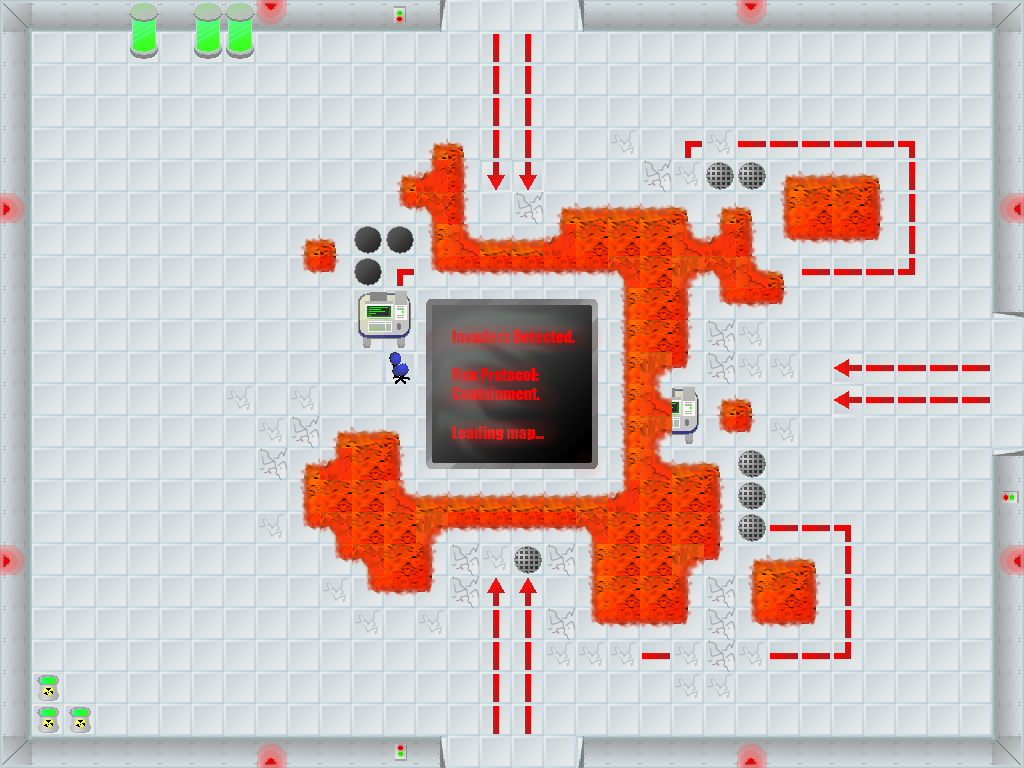

A level layout from a 2D game, rendered from its tile map. Below: a short description, then the map file with tile-grid data replaced by summaries:
An orthogonal 32x24 tile map with 32x32 px tiles, 1 tile layer (Tile Layer 1).

<map version="1.0" orientation="orthogonal" width="32" height="24" tilewidth="32" tileheight="32">
 <tileset firstgid="1" name="tilesheet" tilewidth="32" tileheight="32">
  <image source="tilesheet.png" />
  <tile id="0">
   <properties>
    <property name="impassable" value="1" />
   </properties>
  </tile>
  <tile id="1">
   <properties>
    <property name="impassable" value="1" />
   </properties>
  </tile>
  <tile id="2">
   <properties>
    <property name="impassable" value="1" />
   </properties>
  </tile>
  <tile id="3">
   <properties>
    <property name="impassable" value="1" />
   </properties>
  </tile>
  <tile id="4">
   <properties>
    <property name="impassable" value="1" />
   </properties>
  </tile>
  <tile id="5">
   <properties>
    <property name="impassable" value="1" />
   </properties>
  </tile>
  <tile id="6">
   <properties>
    <property name="impassable" value="1" />
   </properties>
  </tile>
  <tile id="7">
   <properties>
    <property name="impassable" value="1" />
   </properties>
  </tile>
  <tile id="8">
   <properties>
    <property name="impassable" value="1" />
   </properties>
  </tile>
  <tile id="9">
   <properties>
    <property name="impassable" value="1" />
   </properties>
  </tile>
  <tile id="10">
   <properties>
    <property name="impassable" value="1" />
   </properties>
  </tile>
  <tile id="11">
   <properties>
    <property name="impassable" value="1" />
   </properties>
  </tile>
  <tile id="12">
   <properties>
    <property name="impassable" value="1" />
   </properties>
  </tile>
  <tile id="13">
   <properties>
    <property name="impassable" value="1" />
   </properties>
  </tile>
  <tile id="14">
   <properties>
    <property name="impassable" value="1" />
   </properties>
  </tile>
  <tile id="15">
   <properties>
    <property name="impassable" value="1" />
   </properties>
  </tile>
  <tile id="16">
   <properties>
    <property name="impassable" value="1" />
   </properties>
  </tile>
  <tile id="17">
   <properties>
    <property name="impassable" value="1" />
   </properties>
  </tile>
  <tile id="18">
   <properties>
    <property name="impassable" value="1" />
   </properties>
  </tile>
  <tile id="19">
   <properties>
    <property name="impassable" value="1" />
   </properties>
  </tile>
  <tile id="20">
   <properties>
    <property name="impassable" value="1" />
   </properties>
  </tile>
  <tile id="21">
   <properties>
    <property name="impassable" value="1" />
   </properties>
  </tile>
  <tile id="22">
   <properties>
    <property name="impassable" value="1" />
   </properties>
  </tile>
  <tile id="23">
   <properties>
    <property name="impassable" value="1" />
   </properties>
  </tile>
  <tile id="24">
   <properties>
    <property name="impassable" value="1" />
   </properties>
  </tile>
  <tile id="25">
   <properties>
    <property name="impassable" value="1" />
   </properties>
  </tile>
  <tile id="26">
   <properties>
    <property name="impassable" value="1" />
   </properties>
  </tile>
  <tile id="27">
   <properties>
    <property name="impassable" value="1" />
   </properties>
  </tile>
  <tile id="30">
   <properties>
    <property name="impassable" value="1" />
   </properties>
  </tile>
  <tile id="31">
   <properties>
    <property name="impassable" value="1" />
   </properties>
  </tile>
  <tile id="32">
   <properties>
    <property name="impassable" value="1" />
   </properties>
  </tile>
  <tile id="33">
   <properties>
    <property name="impassable" value="1" />
   </properties>
  </tile>
  <tile id="34">
   <properties>
    <property name="impassable" value="1" />
   </properties>
  </tile>
  <tile id="35">
   <properties>
    <property name="impassable" value="1" />
   </properties>
  </tile>
  <tile id="36">
   <properties>
    <property name="impassable" value="1" />
   </properties>
  </tile>
  <tile id="37">
   <properties>
    <property name="impassable" value="1" />
   </properties>
  </tile>
  <tile id="38">
   <properties>
    <property name="impassable" value="1" />
   </properties>
  </tile>
  <tile id="41">
   <properties>
    <property name="damaging" value="1" />
   </properties>
  </tile>
  <tile id="42">
   <properties>
    <property name="damaging" value="1" />
   </properties>
  </tile>
  <tile id="43">
   <properties>
    <property name="damaging" value="1" />
   </properties>
  </tile>
  <tile id="49">
   <properties>
    <property name="impassable" value="1" />
   </properties>
  </tile>
  <tile id="52">
   <properties>
    <property name="damaging" value="1" />
   </properties>
  </tile>
  <tile id="53">
   <properties>
    <property name="damaging" value="1" />
   </properties>
  </tile>
  <tile id="54">
   <properties>
    <property name="damaging" value="1" />
   </properties>
  </tile>
  <tile id="63">
   <properties>
    <property name="damaging" value="1" />
   </properties>
  </tile>
  <tile id="64">
   <properties>
    <property name="damaging" value="1" />
   </properties>
  </tile>
  <tile id="65">
   <properties>
    <property name="damaging" value="1" />
   </properties>
  </tile>
  <tile id="67">
   <properties>
    <property name="impassable" value="1" />
   </properties>
  </tile>
  <tile id="74">
   <properties>
    <property name="damaging" value="" />
   </properties>
  </tile>
  <tile id="75">
   <properties>
    <property name="damaging" value="" />
   </properties>
  </tile>
  <tile id="76">
   <properties>
    <property name="damaging" value="" />
   </properties>
  </tile>
  <tile id="77">
   <properties>
    <property name="damaging" value="1" />
   </properties>
  </tile>
  <tile id="78">
   <properties>
    <property name="damaging" value="1" />
   </properties>
  </tile>
  <tile id="79">
   <properties>
    <property name="damaging" value="1" />
   </properties>
  </tile>
  <tile id="80">
   <properties>
    <property name="damaging" value="1" />
   </properties>
  </tile>
  <tile id="81">
   <properties>
    <property name="impassable" value="1" />
   </properties>
  </tile>
  <tile id="83">
   <properties>
    <property name="impassable" value="1" />
   </properties>
  </tile>
  <tile id="84">
   <properties>
    <property name="impassable" value="1" />
   </properties>
  </tile>
  <tile id="85">
   <properties>
    <property name="damaging" value="1" />
   </properties>
  </tile>
  <tile id="86">
   <properties>
    <property name="damaging" value="1" />
   </properties>
  </tile>
  <tile id="87">
   <properties>
    <property name="damaging" value="1" />
   </properties>
  </tile>
  <tile id="88">
   <properties>
    <property name="damaging" value="1" />
   </properties>
  </tile>
  <tile id="89">
   <properties>
    <property name="damaging" value="1" />
   </properties>
  </tile>
  <tile id="90">
   <properties>
    <property name="damaging" value="1" />
   </properties>
  </tile>
  <tile id="91">
   <properties>
    <property name="damaging" value="1" />
   </properties>
  </tile>
  <tile id="92">
   <properties>
    <property name="impassable" value="1" />
   </properties>
  </tile>
  <tile id="93">
   <properties>
    <property name="impassable" value="1" />
   </properties>
  </tile>
  <tile id="94">
   <properties>
    <property name="impassable" value="1" />
   </properties>
  </tile>
  <tile id="95">
   <properties>
    <property name="impassable" value="1" />
   </properties>
  </tile>
  <tile id="96">
   <properties>
    <property name="damaging" value="1" />
   </properties>
  </tile>
  <tile id="97">
   <properties>
    <property name="damaging" value="1" />
   </properties>
  </tile>
  <tile id="98">
   <properties>
    <property name="damaging" value="1" />
   </properties>
  </tile>
  <tile id="99">
   <properties>
    <property name="impassable" value="1" />
   </properties>
  </tile>
  <tile id="100">
   <properties>
    <property name="impassable" value="1" />
   </properties>
  </tile>
  <tile id="104">
   <properties>
    <property name="impassable" value="1" />
   </properties>
  </tile>
  <tile id="105">
   <properties>
    <property name="impassable" value="1" />
   </properties>
  </tile>
  <tile id="106">
   <properties>
    <property name="impassable" value="1" />
   </properties>
  </tile>
  <tile id="110">
   <properties>
    <property name="impassable" value="1" />
   </properties>
  </tile>
  <tile id="111">
   <properties>
    <property name="impassable" value="1" />
   </properties>
  </tile>
  <tile id="113">
   <properties>
    <property name="impassable" value="1" />
   </properties>
  </tile>
  <tile id="114">
   <properties>
    <property name="impassable" value="1" />
   </properties>
  </tile>
  <tile id="115">
   <properties>
    <property name="impassable" value="1" />
   </properties>
  </tile>
  <tile id="116">
   <properties>
    <property name="impassable" value="1" />
   </properties>
  </tile>
  <tile id="117">
   <properties>
    <property name="impassable" value="1" />
   </properties>
  </tile>
  <tile id="121">
   <properties>
    <property name="impassable" value="1" />
   </properties>
  </tile>
  <tile id="124">
   <properties>
    <property name="impassable" value="1" />
   </properties>
  </tile>
  <tile id="125">
   <properties>
    <property name="impassable" value="1" />
   </properties>
  </tile>
  <tile id="126">
   <properties>
    <property name="impassable" value="1" />
   </properties>
  </tile>
  <tile id="127">
   <properties>
    <property name="impassable" value="1" />
   </properties>
  </tile>
  <tile id="128">
   <properties>
    <property name="impassable" value="1" />
   </properties>
  </tile>
 </tileset>
 <layer name="Tile Layer 1" width="32" height="24">
  <data>[768 cells, 768 non-empty, 91 distinct tile ids]</data>
 </layer>
</map>
